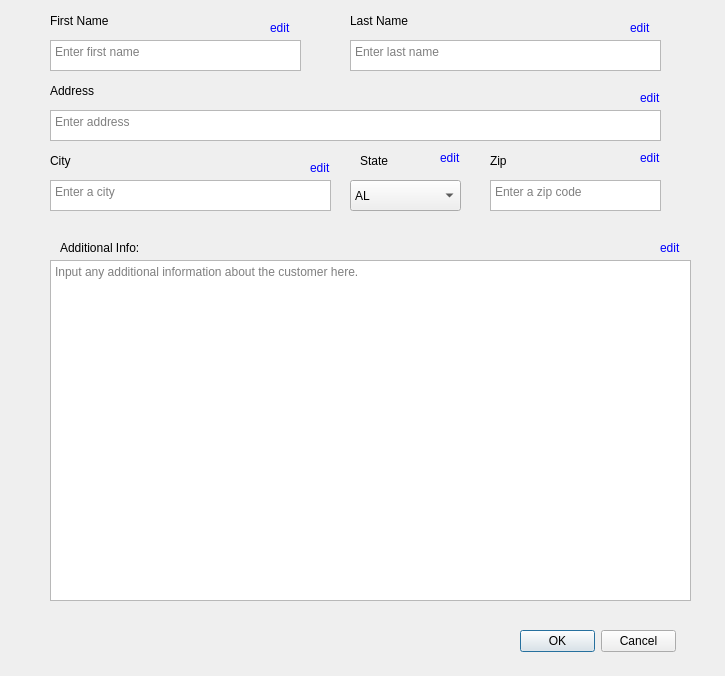
<?xml version="1.0" encoding="UTF-8"?>
<ui version="4.0">
 <class>customerEdit</class>
 <widget class="QDialog" name="customerEdit">
  <property name="geometry">
   <rect>
    <x>0</x>
    <y>0</y>
    <width>725</width>
    <height>676</height>
   </rect>
  </property>
  <property name="cursor">
   <cursorShape>ArrowCursor</cursorShape>
  </property>
  <property name="windowTitle">
   <string>Edit Customer Details</string>
  </property>
  <widget class="QTextEdit" name="firstNameEdit">
   <property name="enabled">
    <bool>true</bool>
   </property>
   <property name="geometry">
    <rect>
     <x>50</x>
     <y>40</y>
     <width>251</width>
     <height>31</height>
    </rect>
   </property>
   <property name="tabChangesFocus">
    <bool>false</bool>
   </property>
   <property name="readOnly">
    <bool>true</bool>
   </property>
   <property name="placeholderText">
    <string>Enter first name</string>
   </property>
  </widget>
  <widget class="QTextEdit" name="lastNameEdit">
   <property name="enabled">
    <bool>true</bool>
   </property>
   <property name="geometry">
    <rect>
     <x>350</x>
     <y>40</y>
     <width>311</width>
     <height>31</height>
    </rect>
   </property>
   <property name="readOnly">
    <bool>true</bool>
   </property>
   <property name="placeholderText">
    <string>Enter last name</string>
   </property>
  </widget>
  <widget class="QTextEdit" name="addressEdit">
   <property name="enabled">
    <bool>true</bool>
   </property>
   <property name="geometry">
    <rect>
     <x>50</x>
     <y>110</y>
     <width>611</width>
     <height>31</height>
    </rect>
   </property>
   <property name="readOnly">
    <bool>true</bool>
   </property>
   <property name="placeholderText">
    <string>Enter address</string>
   </property>
  </widget>
  <widget class="QTextEdit" name="zipEdit">
   <property name="enabled">
    <bool>true</bool>
   </property>
   <property name="geometry">
    <rect>
     <x>490</x>
     <y>180</y>
     <width>171</width>
     <height>31</height>
    </rect>
   </property>
   <property name="readOnly">
    <bool>true</bool>
   </property>
   <property name="placeholderText">
    <string>Enter a zip code</string>
   </property>
  </widget>
  <widget class="QLabel" name="firstNameLabel">
   <property name="geometry">
    <rect>
     <x>50</x>
     <y>10</y>
     <width>61</width>
     <height>21</height>
    </rect>
   </property>
   <property name="text">
    <string>First Name</string>
   </property>
  </widget>
  <widget class="QLabel" name="lastNameLabel">
   <property name="geometry">
    <rect>
     <x>350</x>
     <y>10</y>
     <width>61</width>
     <height>21</height>
    </rect>
   </property>
   <property name="text">
    <string>Last Name</string>
   </property>
  </widget>
  <widget class="QLabel" name="addressLabel">
   <property name="geometry">
    <rect>
     <x>50</x>
     <y>80</y>
     <width>51</width>
     <height>21</height>
    </rect>
   </property>
   <property name="text">
    <string>Address</string>
   </property>
  </widget>
  <widget class="QLabel" name="cityLabel">
   <property name="geometry">
    <rect>
     <x>50</x>
     <y>150</y>
     <width>61</width>
     <height>21</height>
    </rect>
   </property>
   <property name="text">
    <string>City</string>
   </property>
  </widget>
  <widget class="QLabel" name="stateLabel">
   <property name="geometry">
    <rect>
     <x>360</x>
     <y>150</y>
     <width>51</width>
     <height>21</height>
    </rect>
   </property>
   <property name="text">
    <string>State</string>
   </property>
  </widget>
  <widget class="QLabel" name="zipLabel">
   <property name="geometry">
    <rect>
     <x>490</x>
     <y>150</y>
     <width>31</width>
     <height>21</height>
    </rect>
   </property>
   <property name="text">
    <string>Zip</string>
   </property>
  </widget>
  <widget class="QComboBox" name="stateCombo">
   <property name="enabled">
    <bool>true</bool>
   </property>
   <property name="geometry">
    <rect>
     <x>350</x>
     <y>180</y>
     <width>111</width>
     <height>31</height>
    </rect>
   </property>
   <property name="cursor">
    <cursorShape>UpArrowCursor</cursorShape>
   </property>
   <property name="editable">
    <bool>false</bool>
   </property>
   <property name="currentText">
    <string>AL</string>
   </property>
   <property name="currentIndex">
    <number>1</number>
   </property>
   <item>
    <property name="text">
     <string>Choose a state</string>
    </property>
   </item>
   <item>
    <property name="text">
     <string>AL</string>
    </property>
   </item>
   <item>
    <property name="text">
     <string>AK</string>
    </property>
   </item>
   <item>
    <property name="text">
     <string>AZ</string>
    </property>
   </item>
   <item>
    <property name="text">
     <string>AR</string>
    </property>
   </item>
   <item>
    <property name="text">
     <string>CA</string>
    </property>
   </item>
   <item>
    <property name="text">
     <string>CO</string>
    </property>
   </item>
   <item>
    <property name="text">
     <string>CT</string>
    </property>
   </item>
   <item>
    <property name="text">
     <string>DE</string>
    </property>
   </item>
   <item>
    <property name="text">
     <string>FL</string>
    </property>
   </item>
   <item>
    <property name="text">
     <string>GA</string>
    </property>
   </item>
   <item>
    <property name="text">
     <string>HI</string>
    </property>
   </item>
   <item>
    <property name="text">
     <string>ID</string>
    </property>
   </item>
   <item>
    <property name="text">
     <string>IL</string>
    </property>
   </item>
   <item>
    <property name="text">
     <string>IN</string>
    </property>
   </item>
   <item>
    <property name="text">
     <string>IA</string>
    </property>
   </item>
   <item>
    <property name="text">
     <string>KS</string>
    </property>
   </item>
   <item>
    <property name="text">
     <string>KY</string>
    </property>
   </item>
   <item>
    <property name="text">
     <string>LA</string>
    </property>
   </item>
   <item>
    <property name="text">
     <string>ME</string>
    </property>
   </item>
   <item>
    <property name="text">
     <string>MD</string>
    </property>
   </item>
   <item>
    <property name="text">
     <string>MA</string>
    </property>
   </item>
   <item>
    <property name="text">
     <string>MI</string>
    </property>
   </item>
   <item>
    <property name="text">
     <string>MN</string>
    </property>
   </item>
   <item>
    <property name="text">
     <string>MS</string>
    </property>
   </item>
   <item>
    <property name="text">
     <string>MO</string>
    </property>
   </item>
   <item>
    <property name="text">
     <string>MT</string>
    </property>
   </item>
   <item>
    <property name="text">
     <string>NE</string>
    </property>
   </item>
   <item>
    <property name="text">
     <string>NV</string>
    </property>
   </item>
   <item>
    <property name="text">
     <string>NH</string>
    </property>
   </item>
   <item>
    <property name="text">
     <string>NV</string>
    </property>
   </item>
   <item>
    <property name="text">
     <string>NH</string>
    </property>
   </item>
   <item>
    <property name="text">
     <string>NJ</string>
    </property>
   </item>
   <item>
    <property name="text">
     <string>NM</string>
    </property>
   </item>
   <item>
    <property name="text">
     <string>NY</string>
    </property>
   </item>
   <item>
    <property name="text">
     <string>NC</string>
    </property>
   </item>
   <item>
    <property name="text">
     <string>ND</string>
    </property>
   </item>
   <item>
    <property name="text">
     <string>OH</string>
    </property>
   </item>
   <item>
    <property name="text">
     <string>OK</string>
    </property>
   </item>
   <item>
    <property name="text">
     <string>OR</string>
    </property>
   </item>
   <item>
    <property name="text">
     <string>PA</string>
    </property>
   </item>
   <item>
    <property name="text">
     <string>RI</string>
    </property>
   </item>
   <item>
    <property name="text">
     <string>SC</string>
    </property>
   </item>
   <item>
    <property name="text">
     <string>SD</string>
    </property>
   </item>
   <item>
    <property name="text">
     <string>TN</string>
    </property>
   </item>
   <item>
    <property name="text">
     <string>TX</string>
    </property>
   </item>
   <item>
    <property name="text">
     <string>UT</string>
    </property>
   </item>
   <item>
    <property name="text">
     <string>VT</string>
    </property>
   </item>
   <item>
    <property name="text">
     <string>VA</string>
    </property>
   </item>
   <item>
    <property name="text">
     <string>WA</string>
    </property>
   </item>
   <item>
    <property name="text">
     <string>WV</string>
    </property>
   </item>
   <item>
    <property name="text">
     <string>WI</string>
    </property>
   </item>
   <item>
    <property name="text">
     <string>WY</string>
    </property>
   </item>
  </widget>
  <widget class="QLabel" name="editFirst">
   <property name="geometry">
    <rect>
     <x>270</x>
     <y>20</y>
     <width>21</width>
     <height>16</height>
    </rect>
   </property>
   <property name="palette">
    <palette>
     <active>
      <colorrole role="WindowText">
       <brush brushstyle="SolidPattern">
        <color alpha="255">
         <red>0</red>
         <green>0</green>
         <blue>255</blue>
        </color>
       </brush>
      </colorrole>
     </active>
     <inactive>
      <colorrole role="WindowText">
       <brush brushstyle="SolidPattern">
        <color alpha="255">
         <red>0</red>
         <green>0</green>
         <blue>255</blue>
        </color>
       </brush>
      </colorrole>
     </inactive>
     <disabled>
      <colorrole role="WindowText">
       <brush brushstyle="SolidPattern">
        <color alpha="255">
         <red>120</red>
         <green>120</green>
         <blue>120</blue>
        </color>
       </brush>
      </colorrole>
     </disabled>
    </palette>
   </property>
   <property name="cursor">
    <cursorShape>PointingHandCursor</cursorShape>
   </property>
   <property name="text">
    <string>edit</string>
   </property>
  </widget>
  <widget class="QLabel" name="editLast">
   <property name="geometry">
    <rect>
     <x>630</x>
     <y>20</y>
     <width>21</width>
     <height>16</height>
    </rect>
   </property>
   <property name="palette">
    <palette>
     <active>
      <colorrole role="WindowText">
       <brush brushstyle="SolidPattern">
        <color alpha="255">
         <red>0</red>
         <green>0</green>
         <blue>255</blue>
        </color>
       </brush>
      </colorrole>
     </active>
     <inactive>
      <colorrole role="WindowText">
       <brush brushstyle="SolidPattern">
        <color alpha="255">
         <red>0</red>
         <green>0</green>
         <blue>255</blue>
        </color>
       </brush>
      </colorrole>
     </inactive>
     <disabled>
      <colorrole role="WindowText">
       <brush brushstyle="SolidPattern">
        <color alpha="255">
         <red>120</red>
         <green>120</green>
         <blue>120</blue>
        </color>
       </brush>
      </colorrole>
     </disabled>
    </palette>
   </property>
   <property name="cursor">
    <cursorShape>PointingHandCursor</cursorShape>
   </property>
   <property name="text">
    <string>edit</string>
   </property>
  </widget>
  <widget class="QLabel" name="editAddress">
   <property name="geometry">
    <rect>
     <x>640</x>
     <y>90</y>
     <width>21</width>
     <height>16</height>
    </rect>
   </property>
   <property name="palette">
    <palette>
     <active>
      <colorrole role="WindowText">
       <brush brushstyle="SolidPattern">
        <color alpha="255">
         <red>0</red>
         <green>0</green>
         <blue>255</blue>
        </color>
       </brush>
      </colorrole>
     </active>
     <inactive>
      <colorrole role="WindowText">
       <brush brushstyle="SolidPattern">
        <color alpha="255">
         <red>0</red>
         <green>0</green>
         <blue>255</blue>
        </color>
       </brush>
      </colorrole>
     </inactive>
     <disabled>
      <colorrole role="WindowText">
       <brush brushstyle="SolidPattern">
        <color alpha="255">
         <red>120</red>
         <green>120</green>
         <blue>120</blue>
        </color>
       </brush>
      </colorrole>
     </disabled>
    </palette>
   </property>
   <property name="cursor">
    <cursorShape>PointingHandCursor</cursorShape>
   </property>
   <property name="text">
    <string>edit</string>
   </property>
  </widget>
  <widget class="QLabel" name="editCity">
   <property name="geometry">
    <rect>
     <x>310</x>
     <y>160</y>
     <width>21</width>
     <height>16</height>
    </rect>
   </property>
   <property name="palette">
    <palette>
     <active>
      <colorrole role="WindowText">
       <brush brushstyle="SolidPattern">
        <color alpha="255">
         <red>0</red>
         <green>0</green>
         <blue>255</blue>
        </color>
       </brush>
      </colorrole>
     </active>
     <inactive>
      <colorrole role="WindowText">
       <brush brushstyle="SolidPattern">
        <color alpha="255">
         <red>0</red>
         <green>0</green>
         <blue>255</blue>
        </color>
       </brush>
      </colorrole>
     </inactive>
     <disabled>
      <colorrole role="WindowText">
       <brush brushstyle="SolidPattern">
        <color alpha="255">
         <red>120</red>
         <green>120</green>
         <blue>120</blue>
        </color>
       </brush>
      </colorrole>
     </disabled>
    </palette>
   </property>
   <property name="cursor">
    <cursorShape>PointingHandCursor</cursorShape>
   </property>
   <property name="text">
    <string>edit</string>
   </property>
  </widget>
  <widget class="QLabel" name="editState">
   <property name="geometry">
    <rect>
     <x>440</x>
     <y>150</y>
     <width>21</width>
     <height>16</height>
    </rect>
   </property>
   <property name="palette">
    <palette>
     <active>
      <colorrole role="WindowText">
       <brush brushstyle="SolidPattern">
        <color alpha="255">
         <red>0</red>
         <green>0</green>
         <blue>255</blue>
        </color>
       </brush>
      </colorrole>
     </active>
     <inactive>
      <colorrole role="WindowText">
       <brush brushstyle="SolidPattern">
        <color alpha="255">
         <red>0</red>
         <green>0</green>
         <blue>255</blue>
        </color>
       </brush>
      </colorrole>
     </inactive>
     <disabled>
      <colorrole role="WindowText">
       <brush brushstyle="SolidPattern">
        <color alpha="255">
         <red>120</red>
         <green>120</green>
         <blue>120</blue>
        </color>
       </brush>
      </colorrole>
     </disabled>
    </palette>
   </property>
   <property name="cursor">
    <cursorShape>PointingHandCursor</cursorShape>
   </property>
   <property name="text">
    <string>edit</string>
   </property>
  </widget>
  <widget class="QLabel" name="editZip">
   <property name="geometry">
    <rect>
     <x>640</x>
     <y>150</y>
     <width>21</width>
     <height>16</height>
    </rect>
   </property>
   <property name="palette">
    <palette>
     <active>
      <colorrole role="WindowText">
       <brush brushstyle="SolidPattern">
        <color alpha="255">
         <red>0</red>
         <green>0</green>
         <blue>255</blue>
        </color>
       </brush>
      </colorrole>
     </active>
     <inactive>
      <colorrole role="WindowText">
       <brush brushstyle="SolidPattern">
        <color alpha="255">
         <red>0</red>
         <green>0</green>
         <blue>255</blue>
        </color>
       </brush>
      </colorrole>
     </inactive>
     <disabled>
      <colorrole role="WindowText">
       <brush brushstyle="SolidPattern">
        <color alpha="255">
         <red>120</red>
         <green>120</green>
         <blue>120</blue>
        </color>
       </brush>
      </colorrole>
     </disabled>
    </palette>
   </property>
   <property name="cursor">
    <cursorShape>PointingHandCursor</cursorShape>
   </property>
   <property name="text">
    <string>edit</string>
   </property>
  </widget>
  <widget class="QTextBrowser" name="infoEdit">
   <property name="enabled">
    <bool>true</bool>
   </property>
   <property name="geometry">
    <rect>
     <x>50</x>
     <y>260</y>
     <width>641</width>
     <height>341</height>
    </rect>
   </property>
   <property name="readOnly">
    <bool>true</bool>
   </property>
   <property name="placeholderText">
    <string>Input any additional information about the customer here.</string>
   </property>
  </widget>
  <widget class="QLabel" name="label">
   <property name="geometry">
    <rect>
     <x>60</x>
     <y>240</y>
     <width>81</width>
     <height>16</height>
    </rect>
   </property>
   <property name="text">
    <string>Additional Info:</string>
   </property>
  </widget>
  <widget class="QLabel" name="editInfo">
   <property name="geometry">
    <rect>
     <x>660</x>
     <y>240</y>
     <width>21</width>
     <height>16</height>
    </rect>
   </property>
   <property name="palette">
    <palette>
     <active>
      <colorrole role="WindowText">
       <brush brushstyle="SolidPattern">
        <color alpha="255">
         <red>0</red>
         <green>0</green>
         <blue>255</blue>
        </color>
       </brush>
      </colorrole>
     </active>
     <inactive>
      <colorrole role="WindowText">
       <brush brushstyle="SolidPattern">
        <color alpha="255">
         <red>0</red>
         <green>0</green>
         <blue>255</blue>
        </color>
       </brush>
      </colorrole>
     </inactive>
     <disabled>
      <colorrole role="WindowText">
       <brush brushstyle="SolidPattern">
        <color alpha="255">
         <red>120</red>
         <green>120</green>
         <blue>120</blue>
        </color>
       </brush>
      </colorrole>
     </disabled>
    </palette>
   </property>
   <property name="cursor">
    <cursorShape>PointingHandCursor</cursorShape>
   </property>
   <property name="text">
    <string>edit</string>
   </property>
  </widget>
  <widget class="QDialogButtonBox" name="buttonBox">
   <property name="geometry">
    <rect>
     <x>520</x>
     <y>630</y>
     <width>156</width>
     <height>23</height>
    </rect>
   </property>
   <property name="standardButtons">
    <set>QDialogButtonBox::Cancel|QDialogButtonBox::Ok</set>
   </property>
  </widget>
  <widget class="QTextEdit" name="cityEdit">
   <property name="enabled">
    <bool>true</bool>
   </property>
   <property name="geometry">
    <rect>
     <x>50</x>
     <y>180</y>
     <width>281</width>
     <height>31</height>
    </rect>
   </property>
   <property name="readOnly">
    <bool>true</bool>
   </property>
   <property name="placeholderText">
    <string>Enter a city</string>
   </property>
  </widget>
 </widget>
 <tabstops>
  <tabstop>firstNameEdit</tabstop>
  <tabstop>lastNameEdit</tabstop>
  <tabstop>addressEdit</tabstop>
  <tabstop>cityEdit</tabstop>
  <tabstop>stateCombo</tabstop>
  <tabstop>zipEdit</tabstop>
  <tabstop>infoEdit</tabstop>
 </tabstops>
 <resources/>
 <connections/>
</ui>
